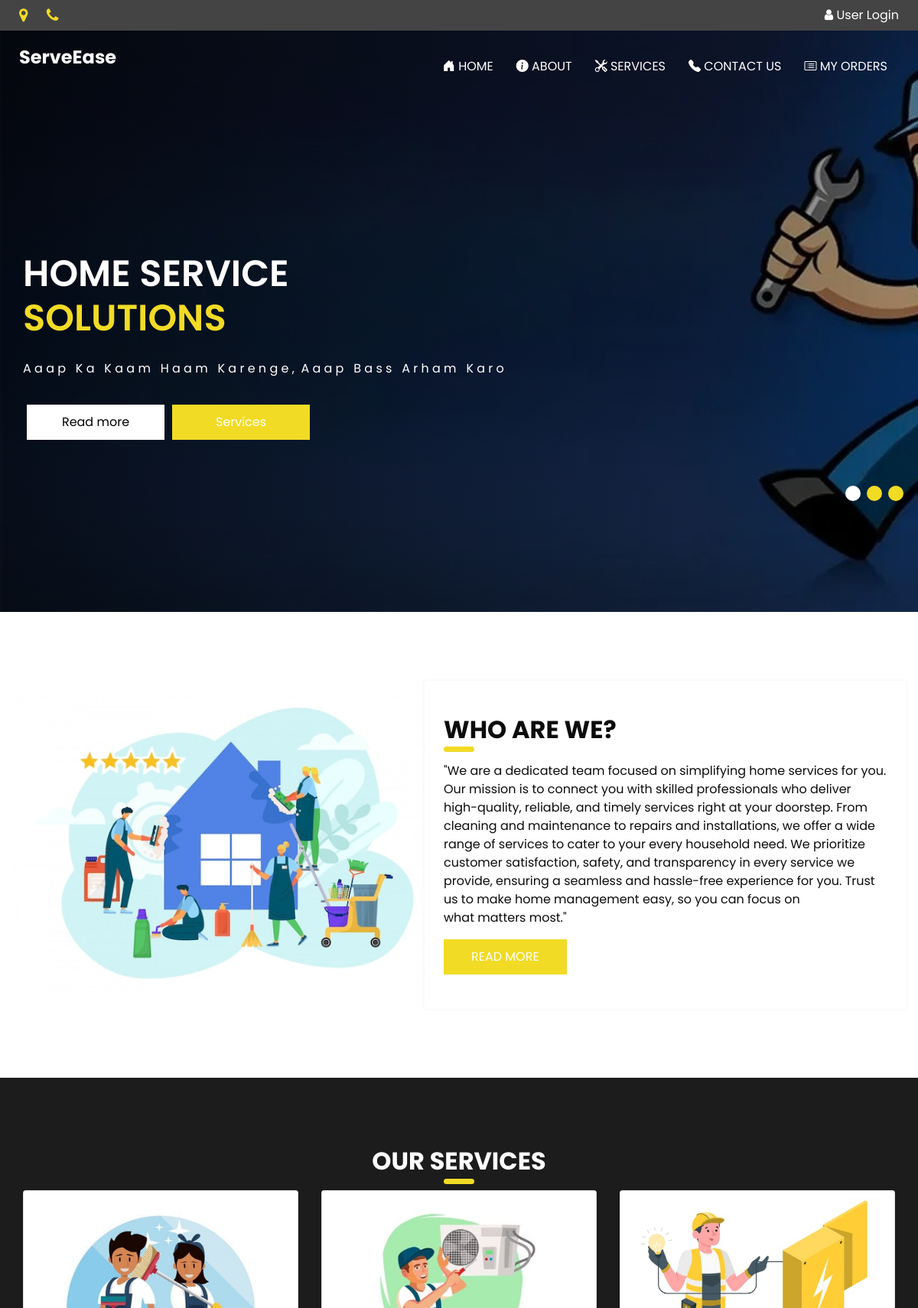
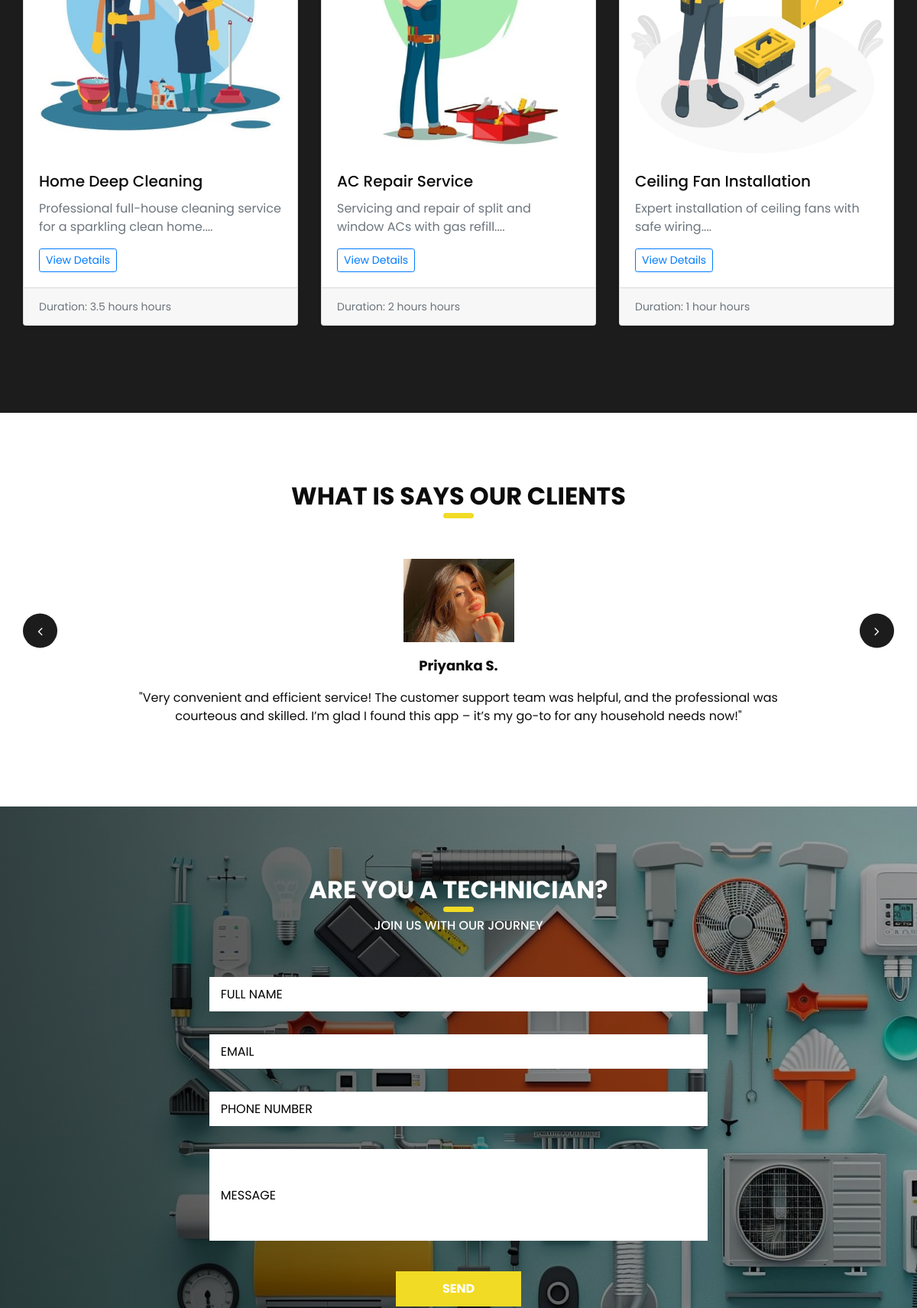
Page /website/index.php (upper part) on the committed database (2 pictures, top to bottom).
### tables this page shows
CREATE TABLE `services` (
  `id` int(11) NOT NULL,
  `servicename` varchar(255) NOT NULL,
  `category` int(11) NOT NULL,
  `subcategory` int(11) NOT NULL,
  `description` text NOT NULL,
  `price` decimal(10,2) NOT NULL,
  `duration` varchar(50) NOT NULL,
  `image` varchar(255) DEFAULT NULL
);

### website/index.php (the view, shortened to what this page needs)
<!DOCTYPE html>
<html>
<head>
  <link rel="stylesheet" type="text/css" href="css/bootstrap.css" />
  <link href="https://cdn.jsdelivr.net/npm/bootstrap-icons/font/bootstrap-icons.css" rel="stylesheet">
  <link href="css/style.css" rel="stylesheet" />
  <link href="css/responsive.css" rel="stylesheet" />
</head>
<body>
  <div class="hero_area">
    <div class="hero_bg_box">
      <div class="img-box">
        <img src="images/hero-bg3.jpg" alt="">
      </div>
    </div>
    <?php include ('includes/header.php')?>
    <section class=" slider_section ">
      <div id="carouselExampleIndicators" class="carousel slide" data-ride="carousel">
        <div class="carousel-inner">
          <div class="carousel-item active">
            <div class="container">
              <div class="row">
                <div class="col-md-7">
                  <div class="detail-box">
                    <h1>
                      Home Service <br>
                      <span>
                      Solutions
                      </span>
                    </h1>
                    <p>
                      A  a a p &nbsp; K a &nbsp; K a a m &nbsp; H a a m &nbsp; K a r e n g e  ,&nbsp;  A a a p &nbsp;  B a s s &nbsp; A r h a m &nbsp; K a r o
                    </p>
                    <div class="btn-box">
                      <a href="" class="btn-1"> Read more </a>
                      <a href="service.php" class="btn-2">Services</a>
                    </div>
                  </div>
                </div>
              </div>
            </div>
          </div>
        </div>
        <div class="container idicator_container">
          <ol class="carousel-indicators">
            <li data-target="#carouselExampleIndicators" data-slide-to="0" class="active"></li>
            <li data-target="#carouselExampleIndicators" data-slide-to="1"></li>
            <li data-target="#carouselExampleIndicators" data-slide-to="2"></li>
          </ol>
        </div>
      </div>
    </section>
  </div>
  <section class="about_section layout_padding">
    <div class="container">
      <div class="row">
        <div class="col-md-6 px-0">
          <div class="img_container">
            <div class="img-box">
              <img src="images/about-img2.jpg" alt="" />
            </div>
          </div>
        </div>
        <div class="col-md-6 px-0">
          <div class="detail-box">
            <div class="heading_container ">
              <h2>
                Who Are We?
              </h2>
            </div>
            <p>
              "We are a dedicated team focused on simplifying home services for you. Our mission is to connect you with skilled professionals who deliver high-quality, reliable, and timely services right at your doorstep. From cleaning and maintenance to repairs and installations, we offer a wide range of services to cater to your every household need. We prioritize customer satisfaction, safety, and transparency in every service we provide, ensuring a seamless and hassle-free experience for you. Trust us to make home management easy, so you can focus on what matters most."
            </p>
            <div class="btn-box">
              <a href="">
                Read More
              </a>
            </div>
          </div>
        </div>
      </div>
    </div>
  </section>
  <section class="service_section layout_padding">
    <div class="container">
      <div class="heading_container heading_center">
        <h2>
          Our services
        </h2>
      </div>
        <div class="row">
            <?php
                include 'includes/db_connection.php';
                $selectquery = "SELECT * FROM services LIMIT 3";
                $res = mysqli_query($con, $selectquery);
                while ($row = mysqli_fetch_assoc($res)) {
            ?>
            <div class="col-md-4 mb-4">
                <div class="card shadow-sm">
                    <div class="card-img-top">
                        <div class="square-image-container">
                            <img src="<?php echo UPLOAD_IMAGE_PATH . 'servicee/' . $row['image']; ?>" alt="<?php echo $row['servicename']; ?>" class="img-fluid">
                        </div>
                    </div>
                    <div class="card-body">
                        <h5 class="card-title"><?php echo $row['servicename']; ?></h5>
                        <p class="text-muted"><?php echo substr($row['description'], 0, 100); ?>...</p>
                        <a href="servicedetails.php?q=<?php echo $row['id']; ?>" class="btn btn-outline-primary btn-sm">View Details</a>
                    </div>
                    <div class="card-footer">
                        <small class="text-muted">Duration: <?php echo $row['duration']; ?> hours</small>
                    </div>
                </div>
            </div>
            <?php
                }
            ?>
        </div>
    </div>
  </section>
  <section class="client_section layout_padding">
    <div class="container ">
      <div class="heading_container heading_center">
        <h2>
          What is says our clients
        </h2>
      </div>
      <div id="carouselExampleControls" class="carousel slide" data-ride="carousel">
        <div class="carousel-inner">
          <div class="carousel-item active">
            <div class="box">
              <div class="img-box">
                <img src="images/client1.jpg" alt="">
              </div>
              <div class="detail-box">
                <h4>
                Priyanka S.
                </h4>
                <p>
                "Very convenient and efficient service! The customer support team was helpful, and the professional was courteous and skilled. I’m glad I found this app – it’s my go-to for any household needs now!"
                </p>
              </div>
            </div>
          </div>
        </div>
        <div class="carousel_btn-box">
          <a class="carousel-control-prev" href="#carouselExampleControls" role="button" data-slide="prev">
            <i class="fa fa-angle-left" aria-hidden="true"></i>
          </a>
          <a class="carousel-control-next" href="#carouselExampleControls" role="button" data-slide="next">
            <i class="fa fa-angle-right" aria-hidden="true"></i>
          </a>
        </div>
      </div>
    </div>
  </section>
  <section class="contact_section layout_padding">
    <div class="contact_bg_box">
      <div class="img-box">
        <img src="images/contact-img2.jpg" alt="">
      </div>
    </div>
    <div class="container">
      <div class="heading_container heading_center">
        <h2>
          Are you a technician?
        </h2>
        <h6>
          JOIN US WITH OUR JOURNEY
        </h6>
      </div>
      <div class="">
        <div class="row">
          <div class="col-md-7 mx-auto">
            <form action="#">
              <div class="contact_form-container">
                <div>
                  <div>
                    <input type="text" placeholder="Full Name" />
                  </div>
                  <div>
                    <input type="email" placeholder="Email " />
                  </div>
                  <div>
                    <input type="text" placeholder="Phone Number" />
                  </div>
                  <div class="">
                    <input type="text" placeholder="Message" class="message_input" />
                  </div>
                  <div class="btn-box ">
                    <button type="submit">
                      Send
                    </button>
                  </div>
                </div>
              </div>
            </form>
          </div>
        </div>
      </div>
    </div>
  </section>
</body>
</html>

### website/css/responsive.css (style rules this page uses)
@media (min-width: 1200px) { .container { max-width: 1170px; } }

### website/index.php (style rules this page uses)
.square-image-container { position: relative; width: 100%; padding-top: 100%; overflow: hidden; }
.square-image-container img { position: absolute; top: 0; left: 0; width: 100%; height: 100%; object-fit: cover; }

### rows in the picture
services: image (picture), servicename "Home Deep Cleaning", description "Professional full-house cleaning service for a sparkling clean home.", duration "3.5 hours"
services: image (picture), servicename "AC Repair Service", description "Servicing and repair of split and window ACs with gas refill.", duration "2 hours"
services: image (picture), servicename "Ceiling Fan Installation", description "Expert installation of ceiling fans with safe wiring.", duration "1 hour"
